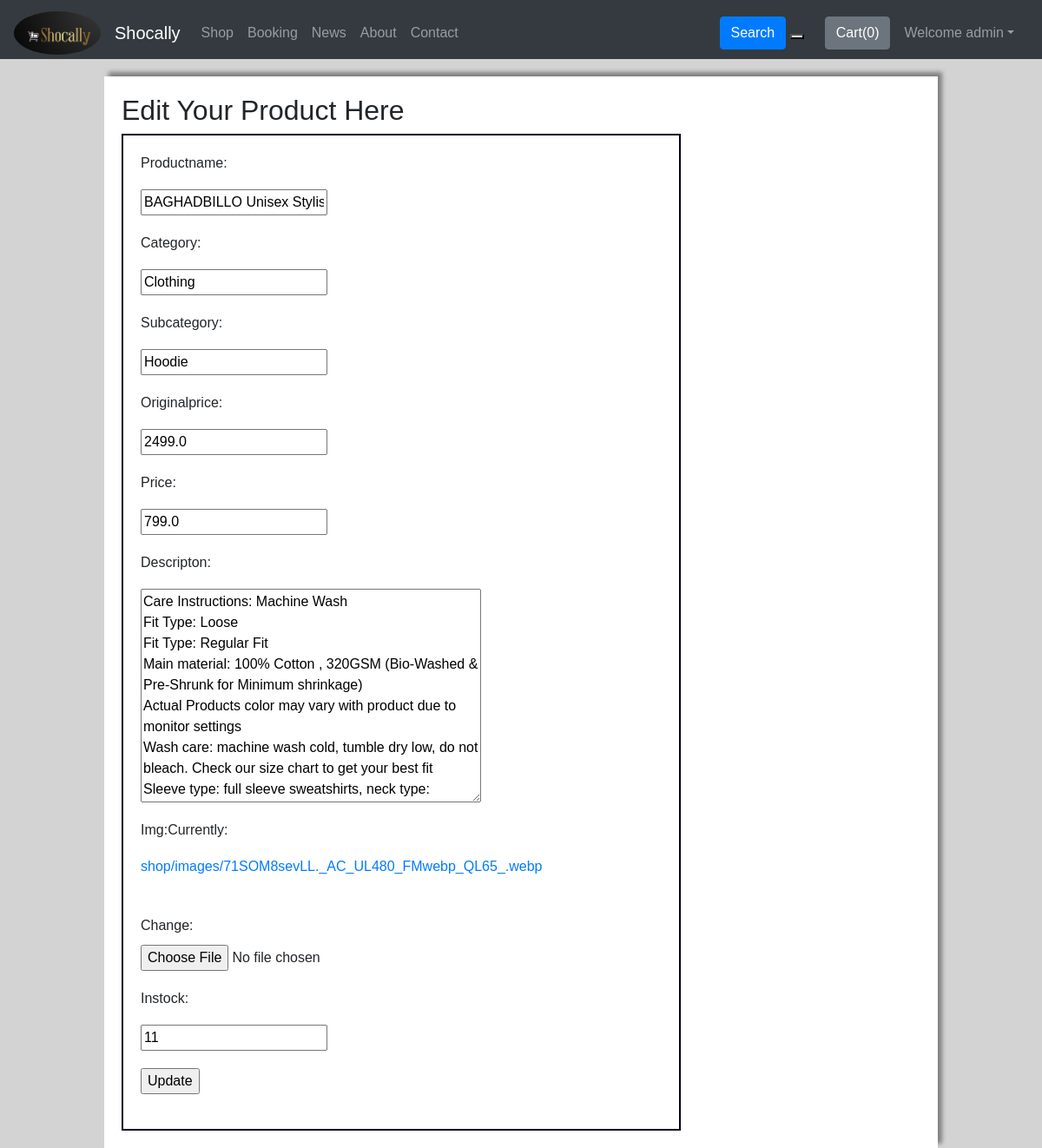
The app's page /editProduct/2 (signed in) with its own data.
### shop/models.py (models this page shows, shortened)
class User(AbstractUser):
    PINCODE=models.IntegerField(default=0)
    UserType=models.CharField(max_length=20, default="user")
    Address=models.CharField(max_length=500, default="")
    Category=models.CharField(max_length=50, default="")
    PhoneNo=models.IntegerField(default=0)
    UserImg=models.ImageField(upload_to="shop/images",default="")
    is_Seller=models.BooleanField(default=False)
    is_Customer=models.BooleanField(default=False)
    is_Reporter=models.BooleanField(default=False)
    CityManager=models.BooleanField(default=False)
    def __str__(self):
        return self.first_name+" "+self.last_name+" -- "+str(self.PINCODE)

class Product(models.Model):
    product_id = models.AutoField
    seller = models.ForeignKey(Seller,on_delete=models.CASCADE)            # one to many relationship
    product_name = models.CharField(max_length=50, default="")
    category = models.CharField(max_length=50, default="")
    subCategory = models.CharField(max_length=50, default="")
    originalPrice = models.FloatField(default=0.0)
    price = models.FloatField(default=0.0)
    desc = models.TextField()
    image = models.ImageField(upload_to='shop/images', default="")
    rating = models.FloatField(default=0.0)
    ratingNo = models.IntegerField(default=0)                             # Number of rating by users
    inStock = models.IntegerField(default=0)

### shop/views.py (the view)
# urls.py: path('editProduct/<int:prodId>', views.editProduct, name="editProduct"),
@login_required(login_url='/')
def editProduct(request,prodId):
    product=Product.objects.get(id=prodId)
    fields={'productName':product.product_name, 'category':product.category,'subCategory':product.subCategory,'originalPrice':product.originalPrice,'price':product.price,'descripton':product.desc,'img':product.image, 'inStock':product.inStock}
    form=NewProductForm(initial=fields)
    return  render(request, "shop/editProduct.html",{'form':form,'product':product})

### shop/forms.py
class NewProductForm(forms.Form):
    productName = forms.CharField(max_length=50)
    category = forms.CharField(max_length=50)
    subCategory=forms.CharField(max_length=50)
    originalPrice = forms.FloatField()
    price = forms.FloatField()
    descripton = forms.CharField(widget=forms.Textarea)
    img = forms.ImageField()
    inStock = forms.IntegerField()

### templates/shop/editProduct.html (shortened to what this page needs)
{% extends 'base.html' %}
{% load static %}
{% block link %}
<link rel="stylesheet" href="{% static 'css/shop/edit.css' %}">
{% endblock %}
{% block body %}
    <div id="main">
      <h2>Edit Your Product Here</h2>
      <form action="/shop/editProductHandle/" enctype='multipart/form-data' method="post" >
        {{form}}
        <input type="submit" value="Update">
      </form>
    </div>
{% endblock %}

### templates/base.html (shortened to what this page needs)
<!doctype html>
<html lang="en">
  <head>
    <link rel="stylesheet" href="https://stackpath.bootstrapcdn.com/bootstrap/4.5.2/css/bootstrap.min.css">
    {% block link %} {% endblock %}
  </head>
  <body>
    <nav class="navbar mb-0 pb-0 sticky-top navbar-expand-lg navbar-dark bg-dark">
      <a class="navbar-brand" href="#">
        <img src="/static/image/logo3.png" class="rounded-circle" width="100" height="50" alt="">
      </a>
        <a class="navbar-brand" href="/">Shocally</a>
        <div class="collapse navbar-collapse" id="navbarSupportedContent">
          <ul class="navbar-nav mr-auto">
            {% if user.is_authenticated %}
            <li class="nav-item {% block shopactive %}  {% endblock shopactive %} ">
              <a class="nav-link" href="/shop/pinResult/{{user.PINCODE}}">Shop</a>
            </li>
            {% endif %}
            <li class="nav-item {% block bookingactive %}  {% endblock bookingactive %} ">
              <a class="nav-link" href="/booking/">Booking</a>
            </li>
            <li class="nav-item {% block newsactive %}  {% endblock newsactive %} ">
              <a class="nav-link" href="/news/">News</a>
            </li>
            <li class="nav-item {% block aboutactive %}  {% endblock aboutactive %}" >
              <a class="nav-link" href="/shop/about/">About</a>
            </li>
            <li class="nav-item {% block contactactive %}  {% endblock contactactive %} ">
              <a class="nav-link" href="/contact">Contact</a>
            </li>
          </ul>
          <div class="ml-auto form-inline ">
          <form method="get" action="/search"class="my-2 my-lg-0 mx-3">
            <button class="btn btn-primary my-2 my-sm-0 " type="submit">Search</button>
            <button type="button" name="button" id="google_translate_element"></button>
          </form>
          {% if user.is_authenticated %}
          <button type="button" class="btn btn-secondary mx-2" id="popcart" data-container="body" data-toggle="popover" data-placement="bottom" data-html="true" data-content="Vivamus
          sagittis lacus vel augue laoreet rutrum faucibus.">
        Cart(<span id="cart">0</span>)
      </button>
          <ul class="navbar-nav mr-2">
          <li class="nav-item dropdown">
          <a class="nav-link dropdown-toggle" href='#' id="AuthUser" role="button" data-toggle="dropdown"> Welcome {{request.user.first_name|slice:":6"}}</a>
            </li>
            </ul>
            </div>
{% endif %}
        </div>
      </nav>
{% block body %}  {% endblock body %}
{% load static %}
</body>
</html>

### static/css/shop/edit.css (style rules this page uses)
body { background-color: lightgray; padding:0px; margin:0px; font-family:sans-serif; }
#main { width:80%; margin:auto; align-items:stretch; justify-content: center; background-color:white; min-height:500px; padding:20px; margin-top:20px; box-shadow: 5px -5px 5px gray; }
#main form { width:70%; border:2px Solid #000020; padding:20px; }
#main form input { display:block; margin-top:10px; margin-bottom:20px; }
#main form textarea { display:block; margin-top:10px; margin-bottom:20px; }
#main form a { display:block; margin-top:10px; margin-bottom:20px; }

### records on screen
User: user.first_name "admin"
Product: category "Clothing", subCategory "Hoodie", originalPrice "2499.0", price "799.0", inStock "11"
